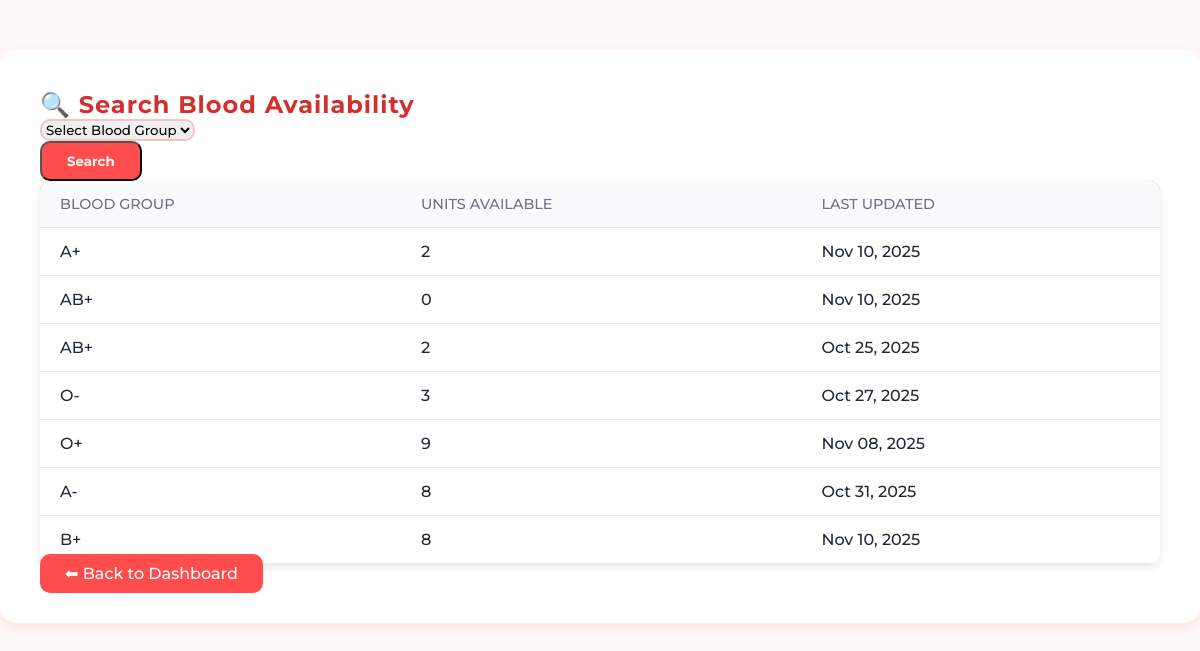
Before: /search_blood/ (signed in) with the older database file.
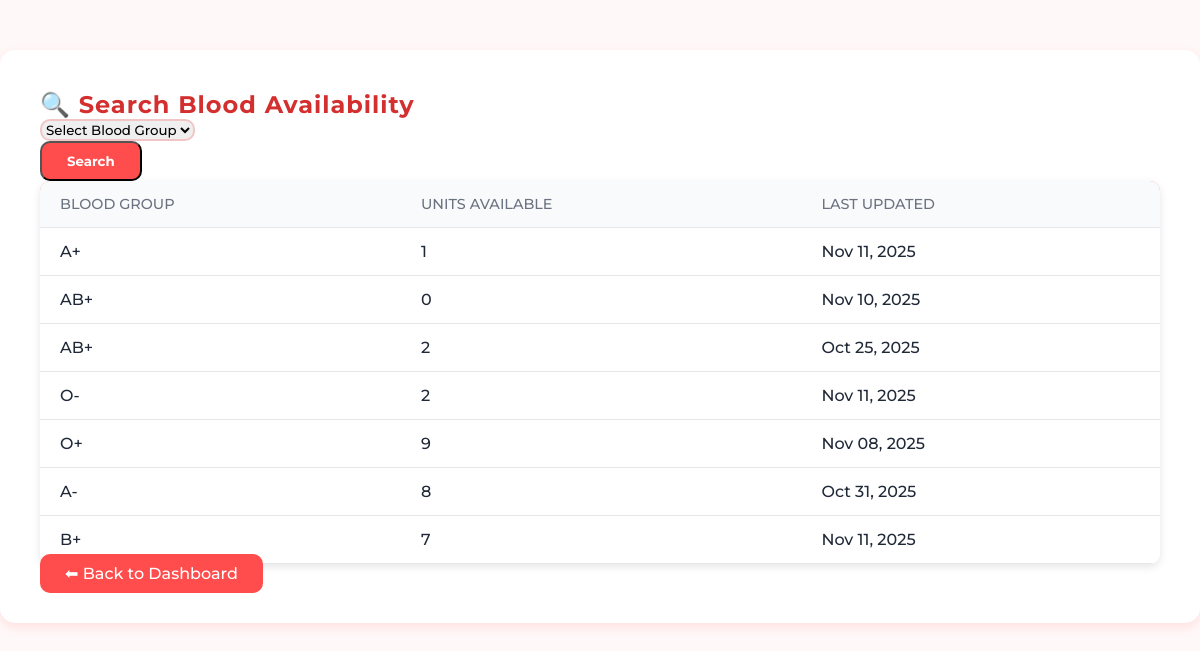
After: the same page with the newer database file.
### blood_bank_app/models.py (models this page shows, shortened)
class BloodStock(models.Model):
    BLOOD_GROUPS = [
        ('A+', 'A+'), ('A-', 'A-'),
        ('B+', 'B+'), ('B-', 'B-'),
        ('AB+', 'AB+'), ('AB-', 'AB-'),
        ('O+', 'O+'), ('O-', 'O-'),
    ]
    hospital = models.ForeignKey('HospitalDetail', on_delete=models.CASCADE, null=True, blank=True)
    blood_group = models.CharField(max_length=3, choices=BLOOD_GROUPS)
    units_available = models.PositiveIntegerField(default=0)
    updated_at = models.DateTimeField(auto_now=True)

### blood_bank_app/views.py (the view)
# urls.py: path('search_blood/', views.search_blood, name='search_blood'),
@login_required
def search_blood(request):
    blood_group = request.GET.get('blood_group')
    location = request.GET.get('location')
    results = BloodStock.objects.select_related('hospital')
    if blood_group:
        results = results.filter(blood_group=blood_group)
    if location:
        results = results.filter(hospital__address__icontains=location)
    context = {
        'results': results,
        'blood_group': blood_group,
        'location': location,
    }
    return render(request, 'patient/search_blood.html', context)

### blood_bank_app/templates/patient/search_blood.html (shortened to what this page needs)
{% extends 'master.html' %}
{% load static %}
{% block content %}
<div class="container search-section">
  <h2 class="text-center mb-4">🔍 Search Blood Availability</h2>
  <form method="get" class="row g-3 justify-content-center mb-4">
    <div class="col-md-4">
      <select name="blood_group" class="form-select" required>
        <option value="">Select Blood Group</option>
      </select>
    </div>
    <div class="col-md-2 text-center">
      <button type="submit" class="btn btn-danger w-100">Search</button>
    </div>
  </form>
  {% if results %}
  <div class="table-responsive">
    <table class="table table-bordered table-hover text-center align-middle">
      <thead>
        <tr>
          <th>Blood Group</th>
          <th>Units Available</th>
          <th>Last Updated</th>
        </tr>
      </thead>
      <tbody>
        {% for item in results %}
        <tr>
          <td class="fw-bold text-danger">{{ item.blood_group }}</td>
          <td>{{ item.units_available }}</td>
          <td>{{ item.updated_at|date:"M d, Y" }}</td>
        </tr>
        {% endfor %}
      </tbody>
    </table>
  </div>
  {% else %}
  <p class="text-center mt-4 no-results">No matching blood availability found.</p>
  {% endif %}
  <div class="text-center mt-4">
    <a href="{% url 'patient_dashboard' %}" class="btn btn-outline-danger back-btn">⬅ Back to Dashboard</a>
  </div>
</div>
{% endblock %}

Changed rows visible on the page:
changed BloodStock (number 1 of 7 on the later page): units_available "2" → "1"; updated_at "Nov 10, 2025" → "Nov 11, 2025"
changed BloodStock (number 4 of 7 on the later page): units_available "3" → "2"; updated_at "Oct 27, 2025" → "Nov 11, 2025"
changed BloodStock (number 7 of 7 on the later page): units_available "8" → "7"; updated_at "Nov 10, 2025" → "Nov 11, 2025"
